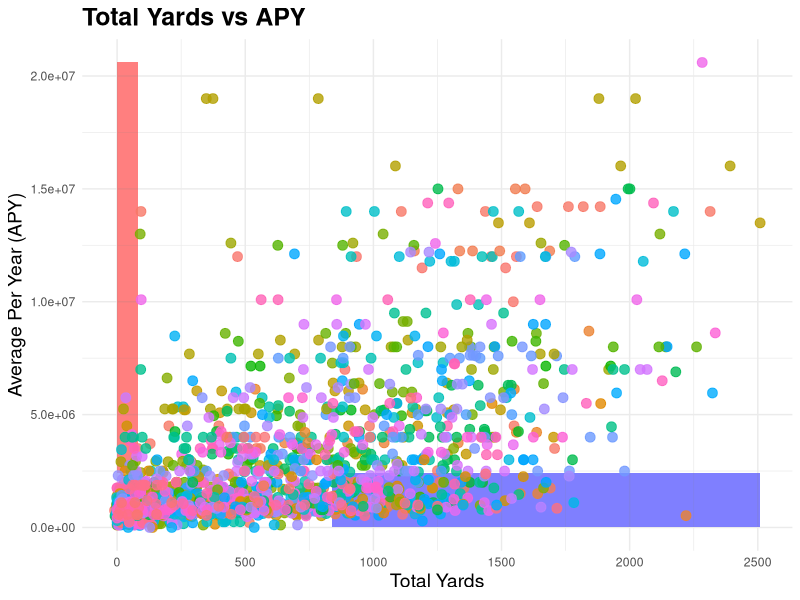
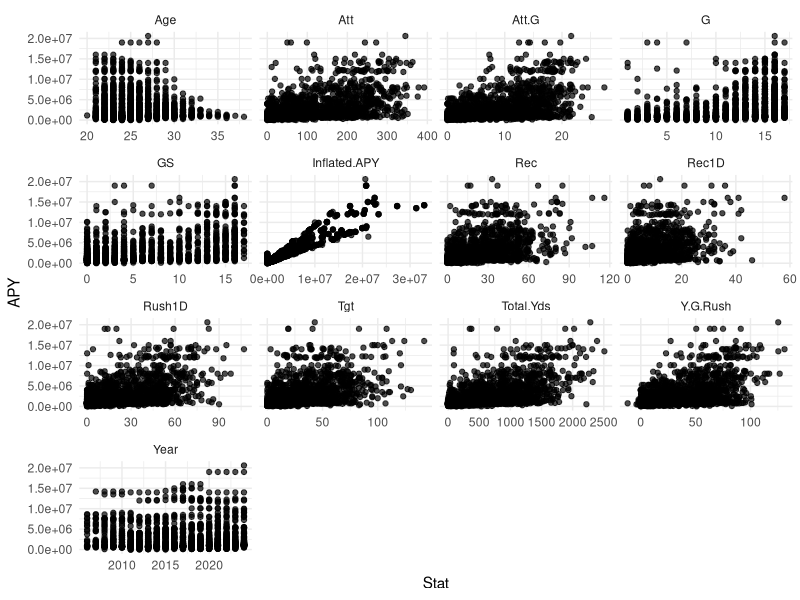
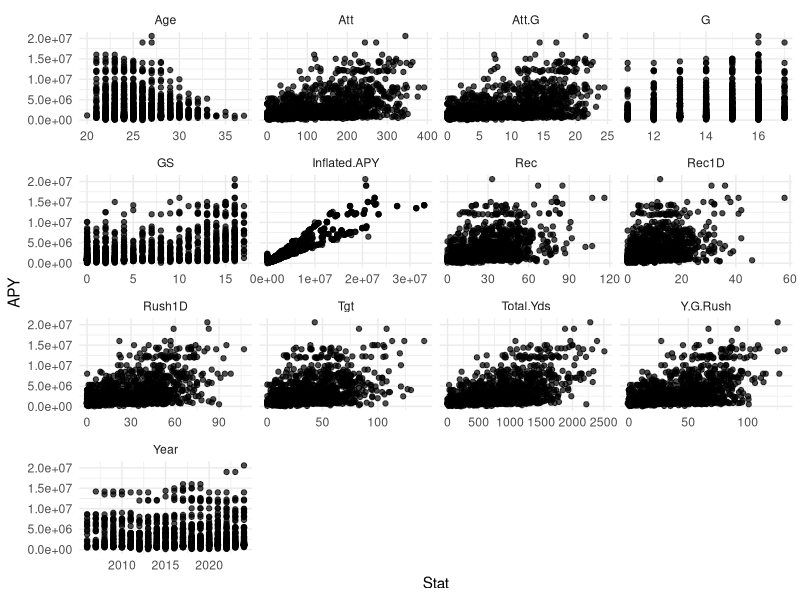
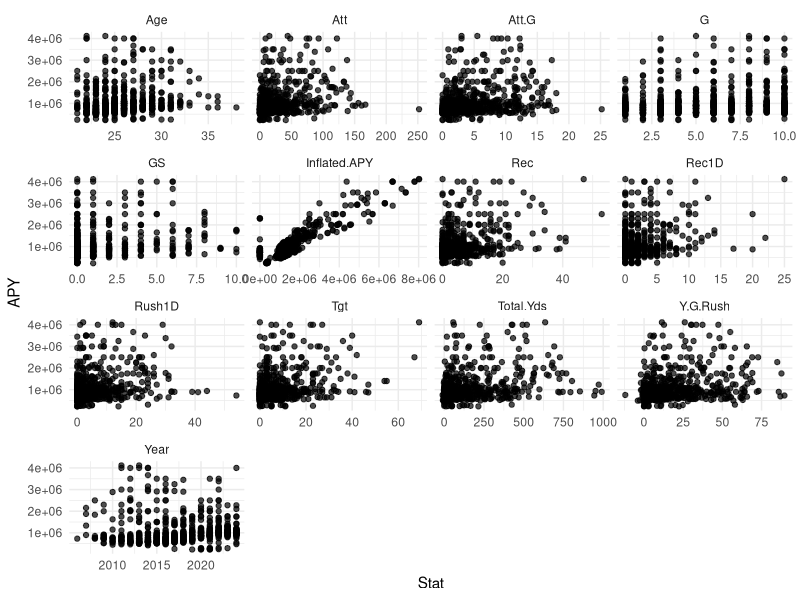
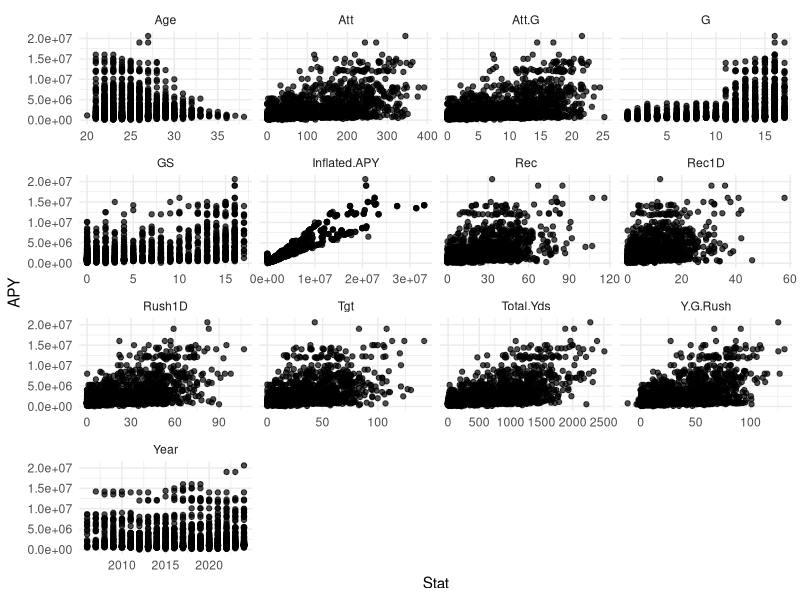
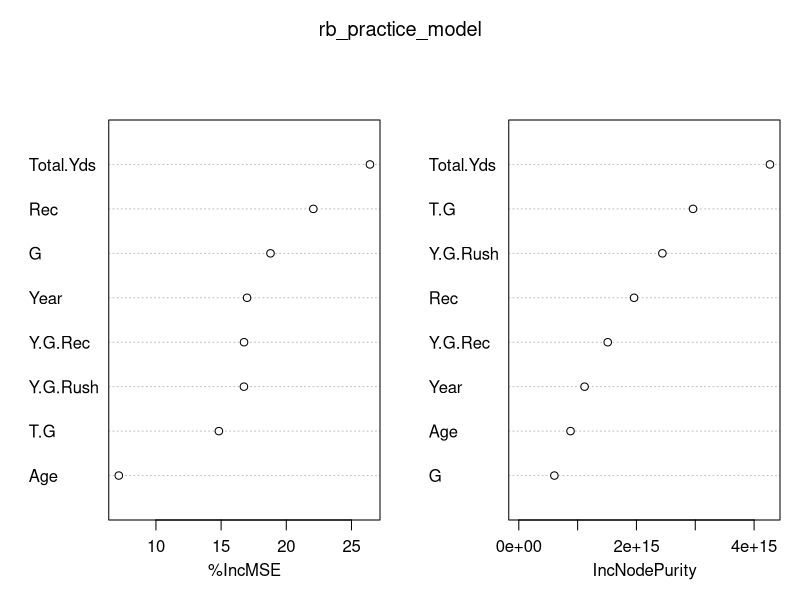
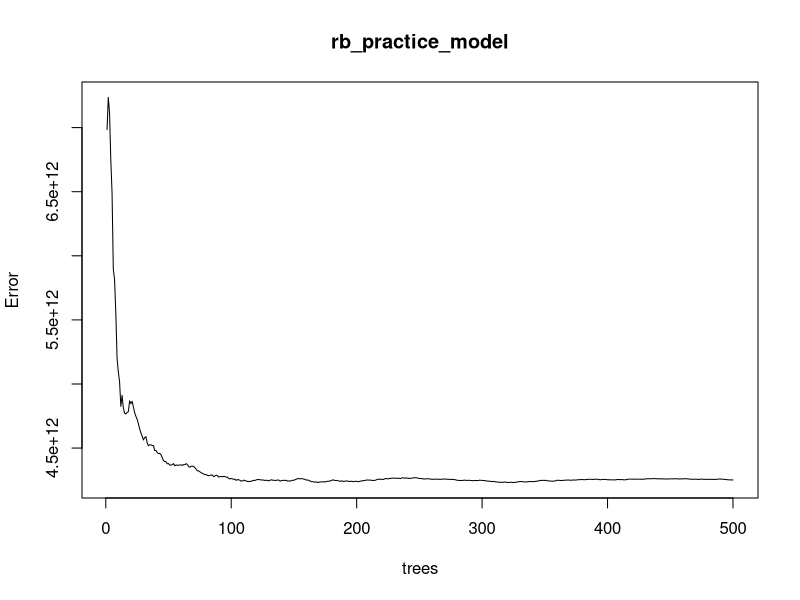

These figures' R source, in order:
## ---- chunk 1
knitr::opts_chunk$set(echo = TRUE)
options(warn = -1)
suppressPackageStartupMessages(library(randomForest))
library(cowplot)
library(readxl)
suppressPackageStartupMessages(library(dplyr))
suppressPackageStartupMessages(library(ggplot2))
suppressPackageStartupMessages(library(caret))
library(caTools)
library(randomForest)
library(Metrics)
library(tidyr)
## ---- chunk 2
rb_salary_csv <- read.csv("./Player Salary RB.csv")
receiving_data_csv <- read.csv("./1999-2024 Receiving Data.csv")
rushing_data_csv <- read.csv("./1999-2024 Rushing Data.csv")

rb_stats <- full_join(receiving_data_csv, rushing_data_csv, by = c("Player", "Year")) %>%
  mutate(
    Total.Yds = coalesce(Yds.x, 0) + coalesce(Yds.y, 0)
  )

rb_salary_df <- rb_salary_csv %>%
  mutate(Value = as.numeric(gsub("[$,]", "", Value)),
         APY = as.numeric(gsub("[$,]", "", APY)),
         Inflated.APY = as.numeric(gsub("[$,]", "", Inflated.APY))) %>%
  select(Player, Year.Signed, APY, Inflated.APY)

rb_df <- bind_rows(
  rb_stats %>%
    inner_join(rb_salary_df, by = "Player") %>%
    filter(Year < Year.Signed) %>%
    group_by(Player, Year) %>%
    slice_min(Year.Signed, with_ties = FALSE),
  
  rb_stats %>%
    inner_join(rb_salary_df, by = "Player") %>%
    filter(Year >= Year.Signed) %>%
    group_by(Player, Year) %>%
    slice_max(Year.Signed, with_ties = FALSE)
  ) %>% 
  ungroup() %>% 
  distinct(Player, Year, .keep_all = TRUE) %>%
  filter(Year > 2005) %>%
  transmute(
    Player,
    Age = Age.x,
    G = G.x, 
    GS = GS.x, 
    Year.Signed,
    APY,
    Year,
    Inflated.APY,
    Rec,
    Y.G.Rush = Y.G.y,
    Y.G.Rec = Y.G.x,
    Tgt,
    Att,
    Rec1D = X1D.x,
    Rush1D = X1D.y,
    Att.G = A.G,
    Total.Yds
  ) %>%
  mutate(T.G = (Att + Tgt) / G)
## ---- chunk 3
ggplot(rb_df, aes(x = Total.Yds, y = APY, color = Player)) +
  geom_rect(aes(xmin = 0, xmax = quantile(Total.Yds, .25), ymin = mean(APY), ymax = max(APY)), fill = 'red', alpha=.002, color = 'black', size=.01) +
  geom_rect(aes(xmin = quantile(Total.Yds, .75), xmax = max(Total.Yds), ymin = min(APY), ymax = mean(APY)), fill = 'blue', alpha=.005, color = 'black', size = .01) +
  geom_point(size = 3, alpha = 0.8) +
  labs(
    title = "Total Yards vs APY",
    x = "Total Yards",
    y = "Average Per Year (APY)"
  ) +
  theme_minimal() +
  theme(
    plot.title = element_text(size = 18, face = "bold"),
    axis.title = element_text(size = 14),
    legend.position = "none"  
  )


stats <- c('Age', 'G', 'GS', 'Year', 'Inflated.APY',
           'Rec', 'Y.G.Rush', 'Tgt', 'Att', 'Rec1D', 'Rush1D', 'Att.G', 'Total.Yds')

#Removing Outliers in Games Played
rb_df_g_small <- rb_df %>%
  filter(G > 0, G <= 10)

rb_df_g_other <- rb_df %>%
   filter(G > 10)

smallg_apy_lower <- quantile(rb_df_g_small$APY, 0.05)
smallg_apy_upper <- quantile(rb_df_g_small$APY, 0.95)

rb_df_g_small <- rb_df_g_small %>%
  filter(APY >= smallg_apy_lower, APY <= smallg_apy_upper)

# Combine the two portions
rb_df_cleaned <- bind_rows(
  rb_df_g_small, 
  rb_df_g_other)       

#Side by Side plots for All observations
df_long <- rb_df %>%
  pivot_longer(cols = all_of(stats), names_to = "Stat", values_to = "Value")
ggplot(df_long, aes(x = Value, y = APY)) +
  geom_point(alpha=0.7) +
  facet_wrap(~ Stat, scales = "free_x") +
  theme_minimal() +
  labs(x = "Stat", y = "APY")

#Side by Side plots for G>10 
df_long_other <- rb_df_g_other %>%
  pivot_longer(cols = all_of(stats), names_to = "Stat", values_to = "Value")        
ggplot(df_long_other, aes(x = Value, y = APY)) +
  geom_point(alpha=0.7) +
  facet_wrap(~ Stat, scales = "free_x") +
  theme_minimal() +
  labs(x = "Stat", y = "APY")

#Side by Side plots for G<=10(cleaned) 
df_long_small <- rb_df_g_small %>%
  pivot_longer(cols = all_of(stats), names_to = "Stat", values_to = "Value")        
ggplot(df_long_small, aes(x = Value, y = APY)) +
  geom_point(alpha=0.7) +
  facet_wrap(~ Stat, scales = "free_x") +
  theme_minimal() +
  labs(x = "Stat", y = "APY")

#Side by Side plots for All(Cleaned)
df_long_cleaned <- rb_df_cleaned %>%
  pivot_longer(cols = all_of(stats), names_to = "Stat", values_to = "Value")        
ggplot(df_long_cleaned, aes(x = Value, y = APY)) +
  geom_point(alpha=0.7) +
  facet_wrap(~ Stat, scales = "free_x") +
  theme_minimal() +
  labs(x = "Stat", y = "APY")

# Outlier Plot for G <= 10
rb_df_g_small_uncleaned <- rb_df %>%
  filter(G <= 10)
## ---- chunk 4
nrow(rb_df_cleaned)
rb_practice_model <- randomForest(APY ~ Year + Y.G.Rush + Total.Yds + Rec + T.G + G + Age + Y.G.Rec, data = rb_df_cleaned, ntree = 500,, mtry = 3,
                                   importance = TRUE, proximity = TRUE, oob.prox = TRUE)
rb_practice_model
round(importance(rb_practice_model), 2)
varImpPlot(rb_practice_model)
plot(rb_practice_model)

control <- rfeControl(functions=rfFuncs, method="cv", number=5)

rb_rfe_logapy <- rb_df_cleaned %>%
  mutate(Log_APY = log(APY)) %>%
  filter(!is.na(Log_APY), !is.nan(Log_APY), !is.infinite(Log_APY))



results <- rfe(rb_rfe_logapy[, c("Att", "GS", "Att.G", "Total.Yds", "Rec", "Tgt",
                              "Age",  "Y.G.Rush", "G", "T.G",
                               "Rec1D", "Rush1D", "Year", "Y.G.Rec")],
              rb_rfe_logapy$Log_APY,
              sizes = c(1:6),
              rfeControl = control)

print(results)
## ---- chunk 5
split <- sample.split(rb_df_cleaned$APY, SplitRatio = 0.8)
train <- subset(rb_df_cleaned, split == TRUE)
test <- subset(rb_df_cleaned, split == FALSE)
## ---- chunk 6

rb_model <- randomForest(APY ~ Year + Y.G.Rush + Total.Yds + Rec + T.G + Y.G.Rec + Age, ntree = 250, mtry = 4, data = train)
rb_model


rb_prediction <- as.vector(predict(rb_model, newdata = test))

prediction_table <- data.frame(
  Player = test$Player,
  Year = test$Year,
  APY = test$APY,
  Predicted.APY = rb_prediction,
  Difference = abs(rb_prediction - test$APY)
)

prediction_table %>% arrange(desc(Predicted.APY))
